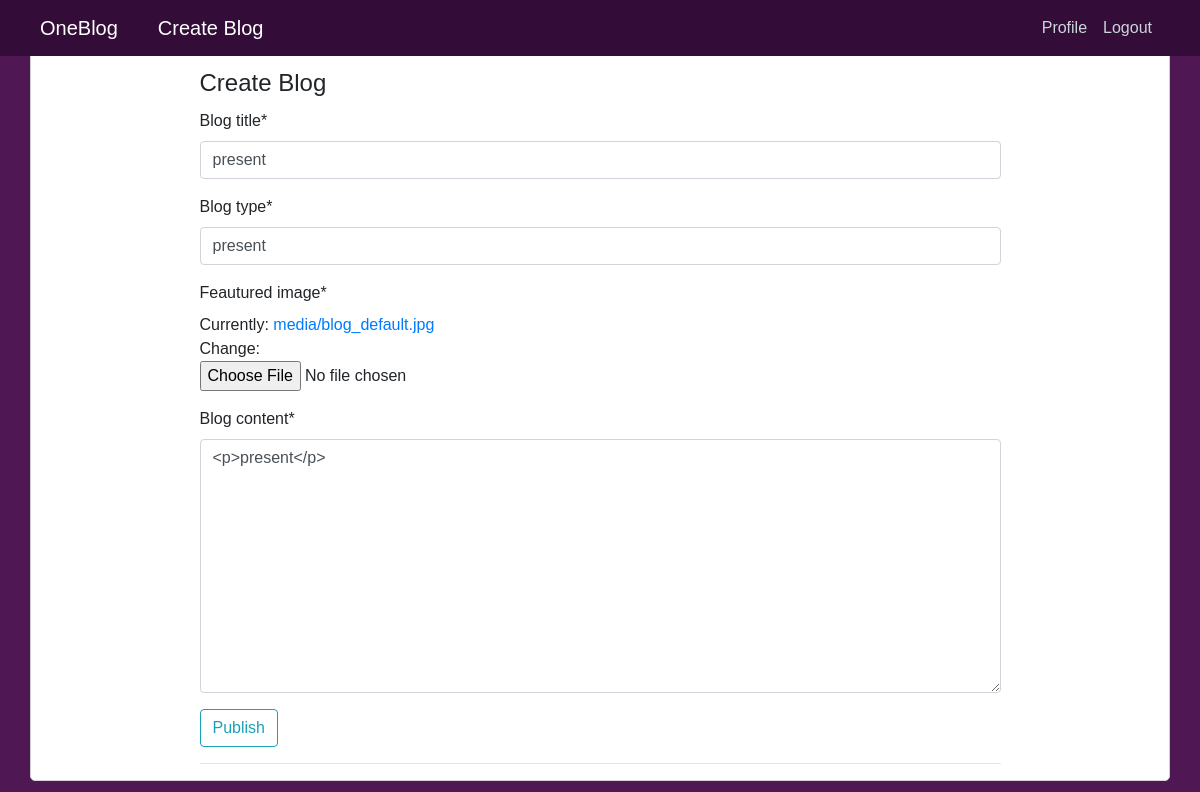
The app's page /blogupdate/12/ (signed in) with its own data.
### blog/models.py (models this page shows)
class  Blog(models.Model):
    blog_title = models.CharField(max_length = 200)
    blog_type = models.CharField(max_length = 100)
    blog_content = RichTextUploadingField()
    published_date = models.DateField(auto_now=True)
    feautured_image = models.ImageField(upload_to = "feautured_images/", default = 'blog_default.jpg')
    author = models.ForeignKey(User,on_delete=models.CASCADE,default=0)

### blog/views.py (the view, shortened to what this page needs)
# urls.py: path('blogupdate/<int:pk>/',BlogUpdateView.as_view(), name = 'blogupdate'),
class BlogUpdateView(LoginRequiredMixin, UserPassesTestMixin, UpdateView):
    model = Blog
    fields = ['blog_title','blog_type','feautured_image','blog_content']
    def test_func(self):
        blog = self.get_object()
        return self.request.user.id == blog.author.id

### blog/templates/blog/blog_form.html (shortened to what this page needs)
{% extends 'blog/base.html' %}
{% load crispy_forms_tags %}
{% block content %}
  <form method="POST" enctype="multipart/form-data">
    <legend class="myclass">Create Blog</legend>
    {{ form|crispy }}
    <button class="btn btn-outline-info" type="submit">Publish</button><hr>
  </form>
{% load static %}
{% endblock %}

### blog/static/blog/base.css (style rules this page uses)
body { margin-top: 3rem; font-size: 1rem; font-family: Neue Frutiger W01,sans-serif; background: #fff; background-color: #501755; }

### records on screen
Blog: blog_title "present", blog_type "present", blog_content "<p>present</p>"
